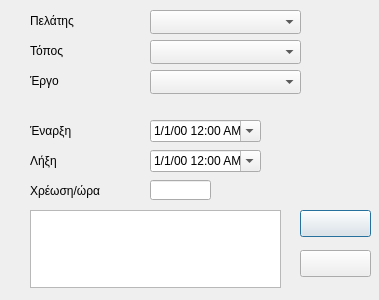
<?xml version="1.0" encoding="UTF-8"?>
<ui version="4.0">
 <class>tasks</class>
 <widget class="QDialog" name="tasks">
  <property name="geometry">
   <rect>
    <x>0</x>
    <y>0</y>
    <width>379</width>
    <height>300</height>
   </rect>
  </property>
  <property name="windowTitle">
   <string>Εργασίες</string>
  </property>
  <widget class="QComboBox" name="comboCustomer">
   <property name="geometry">
    <rect>
     <x>150</x>
     <y>10</y>
     <width>151</width>
     <height>24</height>
    </rect>
   </property>
  </widget>
  <widget class="QDateTimeEdit" name="dateTimeStart">
   <property name="geometry">
    <rect>
     <x>150</x>
     <y>120</y>
     <width>111</width>
     <height>22</height>
    </rect>
   </property>
   <property name="displayFormat">
    <string>d/M/yy h:mm AP</string>
   </property>
   <property name="calendarPopup">
    <bool>true</bool>
   </property>
  </widget>
  <widget class="QDateTimeEdit" name="dateTimeStop">
   <property name="geometry">
    <rect>
     <x>150</x>
     <y>150</y>
     <width>111</width>
     <height>22</height>
    </rect>
   </property>
   <property name="displayFormat">
    <string>d/M/yy h:mm AP</string>
   </property>
   <property name="calendarPopup">
    <bool>true</bool>
   </property>
  </widget>
  <widget class="QComboBox" name="comboPlace">
   <property name="geometry">
    <rect>
     <x>150</x>
     <y>40</y>
     <width>151</width>
     <height>24</height>
    </rect>
   </property>
  </widget>
  <widget class="QComboBox" name="comboProject">
   <property name="geometry">
    <rect>
     <x>150</x>
     <y>70</y>
     <width>151</width>
     <height>24</height>
    </rect>
   </property>
  </widget>
  <widget class="QTextEdit" name="textEdit">
   <property name="geometry">
    <rect>
     <x>30</x>
     <y>210</y>
     <width>251</width>
     <height>78</height>
    </rect>
   </property>
  </widget>
  <widget class="QPushButton" name="pushOK">
   <property name="geometry">
    <rect>
     <x>300</x>
     <y>210</y>
     <width>71</width>
     <height>27</height>
    </rect>
   </property>
   <property name="text">
    <string/>
   </property>
  </widget>
  <widget class="QPushButton" name="pushCancel">
   <property name="geometry">
    <rect>
     <x>300</x>
     <y>250</y>
     <width>71</width>
     <height>27</height>
    </rect>
   </property>
   <property name="text">
    <string/>
   </property>
  </widget>
  <widget class="QLabel" name="label">
   <property name="geometry">
    <rect>
     <x>30</x>
     <y>10</y>
     <width>81</width>
     <height>21</height>
    </rect>
   </property>
   <property name="text">
    <string>Πελάτης</string>
   </property>
  </widget>
  <widget class="QLabel" name="label_2">
   <property name="geometry">
    <rect>
     <x>30</x>
     <y>40</y>
     <width>81</width>
     <height>21</height>
    </rect>
   </property>
   <property name="text">
    <string>Τόπος</string>
   </property>
  </widget>
  <widget class="QLabel" name="label_3">
   <property name="geometry">
    <rect>
     <x>30</x>
     <y>70</y>
     <width>81</width>
     <height>21</height>
    </rect>
   </property>
   <property name="text">
    <string>Έργο</string>
   </property>
  </widget>
  <widget class="QLabel" name="label_4">
   <property name="geometry">
    <rect>
     <x>30</x>
     <y>120</y>
     <width>81</width>
     <height>21</height>
    </rect>
   </property>
   <property name="text">
    <string>Έναρξη</string>
   </property>
  </widget>
  <widget class="QLabel" name="label_5">
   <property name="geometry">
    <rect>
     <x>30</x>
     <y>150</y>
     <width>81</width>
     <height>21</height>
    </rect>
   </property>
   <property name="text">
    <string>Λήξη</string>
   </property>
  </widget>
  <widget class="QLineEdit" name="lineDebit">
   <property name="geometry">
    <rect>
     <x>150</x>
     <y>180</y>
     <width>61</width>
     <height>20</height>
    </rect>
   </property>
  </widget>
  <widget class="QLabel" name="label_6">
   <property name="geometry">
    <rect>
     <x>30</x>
     <y>180</y>
     <width>81</width>
     <height>21</height>
    </rect>
   </property>
   <property name="text">
    <string>Χρέωση/ώρα</string>
   </property>
  </widget>
 </widget>
 <resources/>
 <connections/>
</ui>
